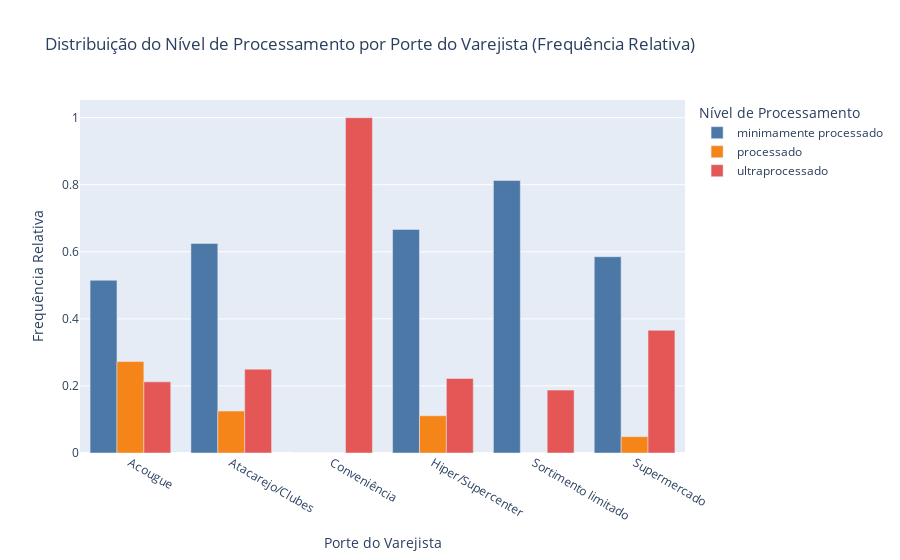

The code cell stored with this chart in its notebook:
### Code cell
# Calcular a frequência relativa para cada nível de processamento por porte do varejista
processing_distribution = df.groupby('porte_loja')['processamento'].value_counts(normalize=True).unstack().fillna(0)

# Redefinir os índices para que os dados estejam no formato adequado para o plot
processing_distribution = processing_distribution.stack().reset_index(name='frequencia_relativa')

# Plotar a distribuição do nível de processamento por porte do varejista com frequência relativa
fig = px.bar(processing_distribution, x='porte_loja', y='frequencia_relativa', color='processamento',
             title='Distribuição do Nível de Processamento por Porte do Varejista (Frequência Relativa)',
             labels={'porte_loja': 'Porte do Varejista', 'frequencia_relativa': 'Frequência Relativa', 'processamento': 'Nível de Processamento'},
             barmode='group',
             color_discrete_sequence=px.colors.qualitative.T10)
fig.update_layout(xaxis_title='Porte do Varejista', yaxis_title='Frequência Relativa')
fig.show()

### Figure 1 — Plotly figure (JSON) as saved in the notebook; plotly's stock layout.template omitted (floating-point values rounded to 4 significant figures)
{"data": [{"alignmentgroup": "True", "hovertemplate": "Nível de Processamento=minimamente processado<br>Porte do Varejista=%{x}<br>Frequência Relativa=%{y}<extra></extra>", "legendgroup": "minimamente processado", "marker": {"color": "#4C78A8", "pattern": {"shape": ""}}, "name": "minimamente processado", "offsetgroup": "minimamente processado", "orientation": "v", "showlegend": true, "textposition": "auto", "type": "bar", "x": ["Acougue", "Atacarejo/Clubes", "Conveniência", "Hiper/Supercenter", "Sortimento limitado", "Supermercado"], "xaxis": "x", "y": [0.5152, 0.625, 0, 0.6667, 0.8125, 0.5854], "yaxis": "y"}, {"alignmentgroup": "True", "hovertemplate": "Nível de Processamento=processado<br>Porte do Varejista=%{x}<br>Frequência Relativa=%{y}<extra></extra>", "legendgroup": "processado", "marker": {"color": "#F58518", "pattern": {"shape": ""}}, "name": "processado", "offsetgroup": "processado", "orientation": "v", "showlegend": true, "textposition": "auto", "type": "bar", "x": ["Acougue", "Atacarejo/Clubes", "Conveniência", "Hiper/Supercenter", "Sortimento limitado", "Supermercado"], "xaxis": "x", "y": [0.2727, 0.125, 0, 0.1111, 0, 0.04878], "yaxis": "y"}, {"alignmentgroup": "True", "hovertemplate": "Nível de Processamento=ultraprocessado<br>Porte do Varejista=%{x}<br>Frequência Relativa=%{y}<extra></extra>", "legendgroup": "ultraprocessado", "marker": {"color": "#E45756", "pattern": {"shape": ""}}, "name": "ultraprocessado", "offsetgroup": "ultraprocessado", "orientation": "v", "showlegend": true, "textposition": "auto", "type": "bar", "x": ["Acougue", "Atacarejo/Clubes", "Conveniência", "Hiper/Supercenter", "Sortimento limitado", "Supermercado"], "xaxis": "x", "y": [0.2121, 0.25, 1, 0.2222, 0.1875, 0.3659], "yaxis": "y"}], "layout": {"barmode": "group", "legend": {"title": {"text": "Nível de Processamento"}, "tracegroupgap": 0}, "title": {"text": "Distribuição do Nível de Processamento por Porte do Varejista (Frequência Relativa)"}, "xaxis": {"anchor": "y", "domain": [0, 1], "title": {"text": "Porte do Varejista"}}, "yaxis": {"anchor": "x", "domain": [0, 1], "title": {"text": "Frequência Relativa"}}}}
